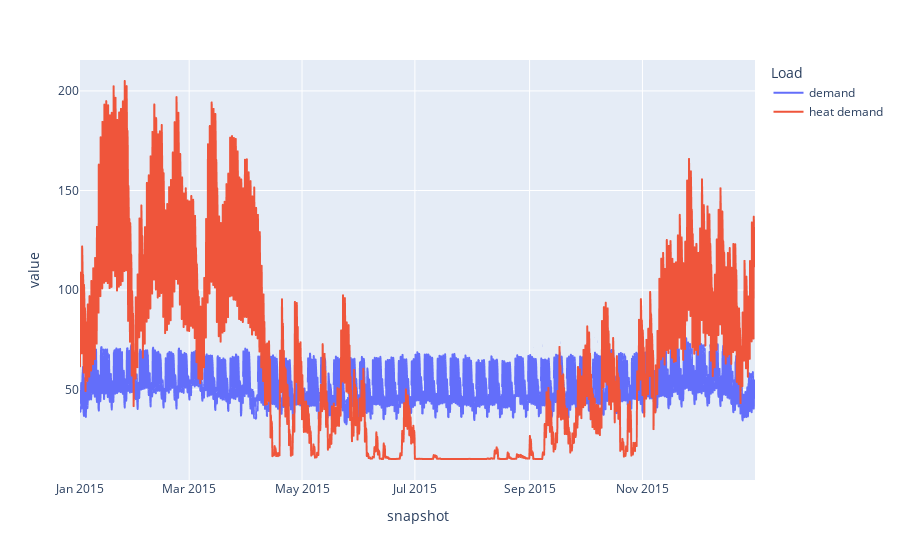

The cell this chart's notebook holds for it:
### Code cell
n.loads_t.p_set.div(1e3).plot()

### Figure 1 — Plotly figure (JSON) as saved in the notebook; plotly's stock layout.template omitted (floating-point values rounded to 4 significant figures; data arrays with more than 128 entries replaced by an {"elided": "..."} marker saying what was removed)
{"data": [{"hovertemplate": "Load=demand<br>snapshot=%{x}<br>value=%{y}<extra></extra>", "legendgroup": "demand", "line": {"color": "#636efa", "dash": "solid"}, "marker": {"symbol": "circle"}, "mode": "lines", "name": "demand", "showlegend": true, "type": "scattergl", "x": {"elided": "2190 str values"}, "xaxis": "x", "y": {"elided": "2190 float values"}, "yaxis": "y"}, {"hovertemplate": "Load=heat demand<br>snapshot=%{x}<br>value=%{y}<extra></extra>", "legendgroup": "heat demand", "line": {"color": "#EF553B", "dash": "solid"}, "marker": {"symbol": "circle"}, "mode": "lines", "name": "heat demand", "showlegend": true, "type": "scattergl", "x": {"elided": "2190 str values"}, "xaxis": "x", "y": {"elided": "2190 float values"}, "yaxis": "y"}], "layout": {"legend": {"title": {"text": "Load"}, "tracegroupgap": 0}, "margin": {"t": 60}, "xaxis": {"anchor": "y", "domain": [0, 1], "title": {"text": "snapshot"}}, "yaxis": {"anchor": "x", "domain": [0, 1], "title": {"text": "value"}}}}
